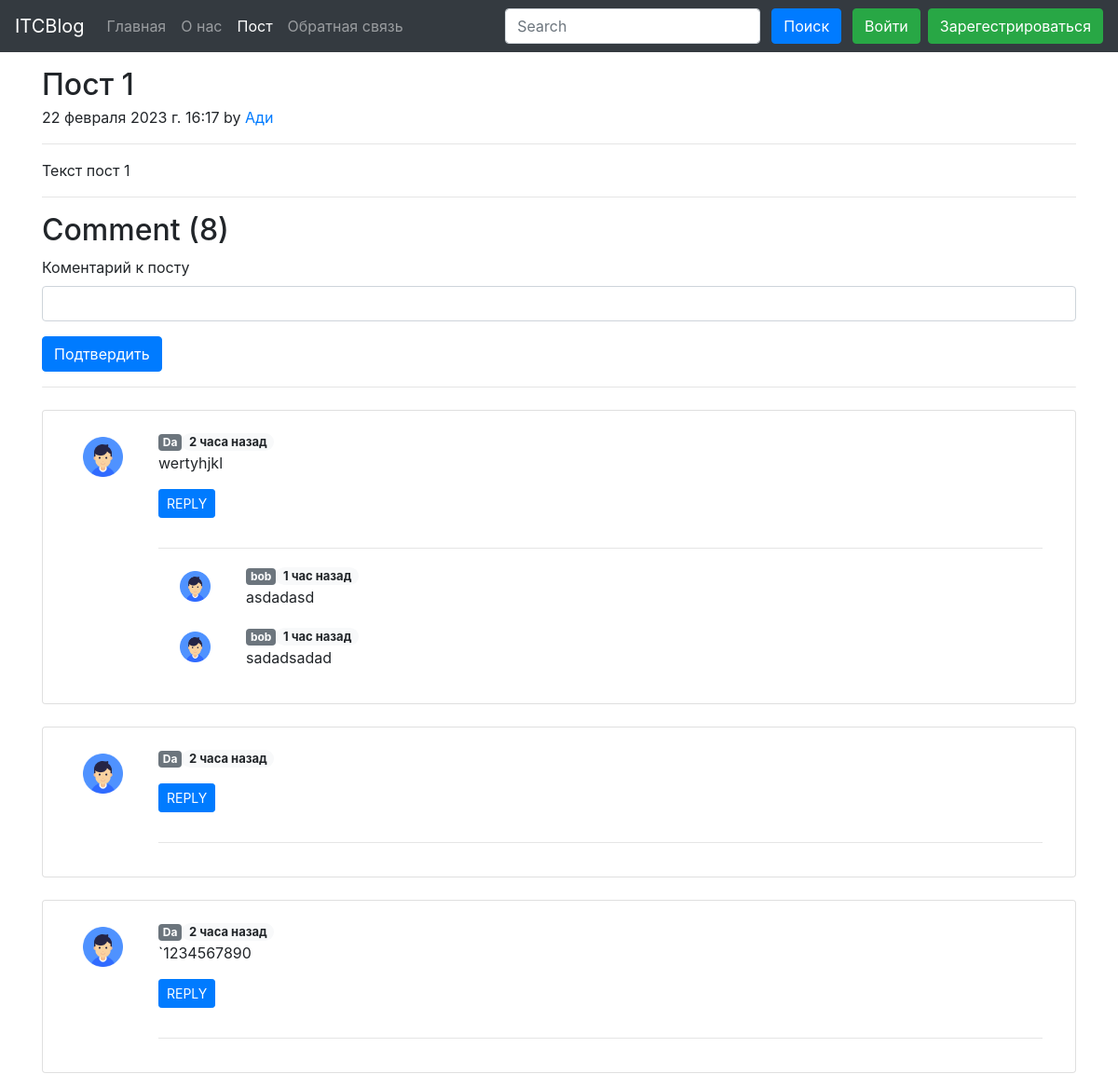
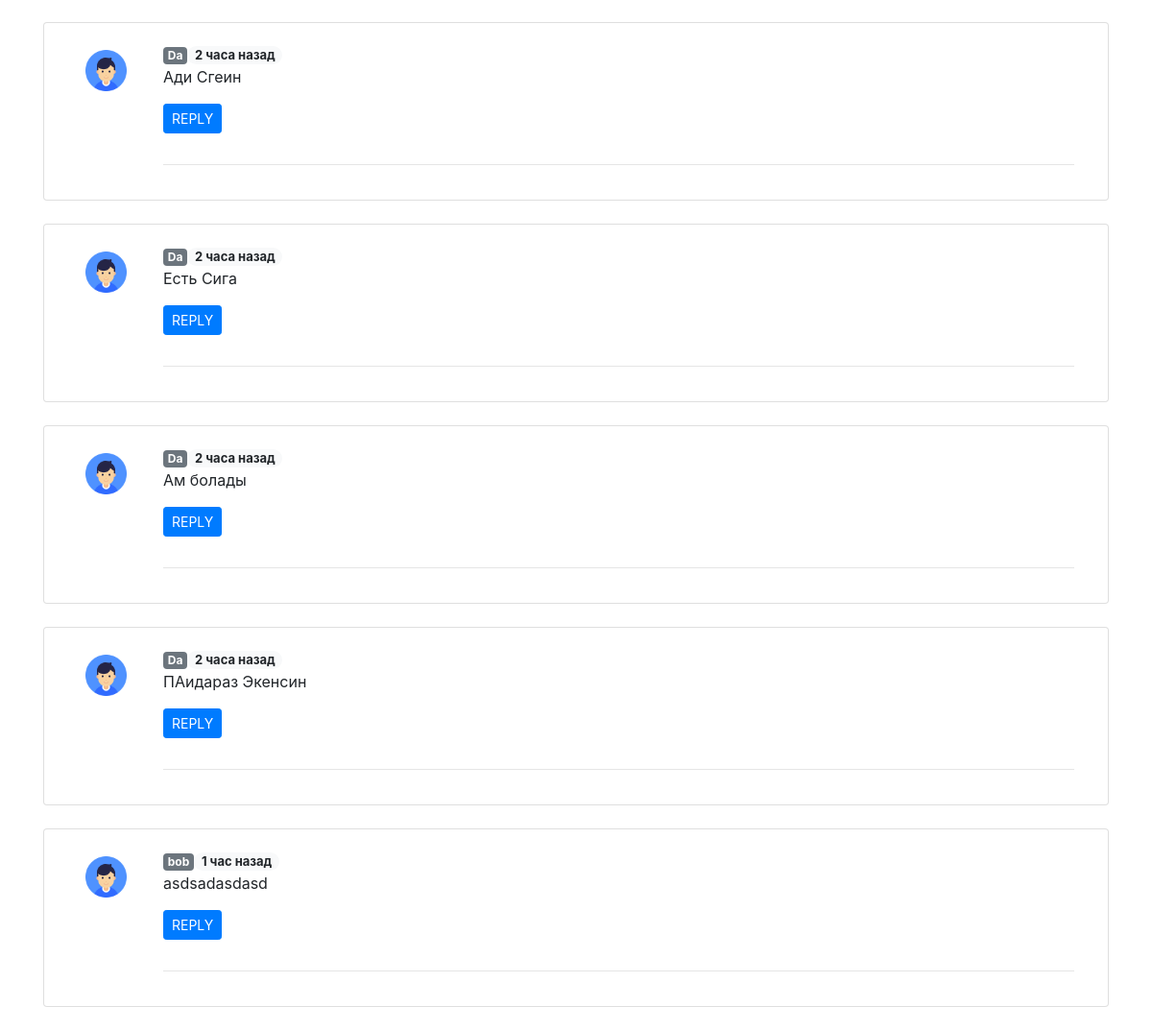
Page /blog/Посты/ on the committed database (2 pictures, top to bottom).
### Blog/models.py (models this page shows, shortened)
class Post(models.Model):
    sno=models.AutoField(primary_key=True)
    title = models.CharField(max_length=100,verbose_name='Заголовок')
    text = models.TextField(verbose_name='Описание')
    author = models.CharField(max_length=30,verbose_name='Автор')
    slug = models.CharField(max_length=300,verbose_name='Слаг')
    timeStamp = models.DateTimeField(default=datetime.now, blank=True,verbose_name='Дата публикации')
    class Meta:
        verbose_name = 'Пост'
        verbose_name_plural = 'Посты'

class BlogComment(models.Model):
    sno = models.AutoField(primary_key=True)
    comment = models.TextField(verbose_name='Комментарий')
    user = models.ForeignKey(User, on_delete=models.CASCADE,verbose_name='Пользователь')
    post = models.ForeignKey(Post, on_delete=models.CASCADE,verbose_name='Пост')
    parent = models.ForeignKey('self', null=True, on_delete=models.CASCADE,verbose_name='Родитель')
    timeStamp = models.DateTimeField(default=now, verbose_name='Дата комментария')
    class Meta:
        verbose_name = 'Комментарий'
        verbose_name_plural = 'Комментарии'

### Blog/views.py (the view)
# urls.py: path('<str:slug>/', views.blogPost, name='blogPost'),
def blogPost(request, slug):
    post = Post.objects.filter(slug=slug)[0]
    comments = BlogComment.objects.filter(post=post,parent=None)
    replies = BlogComment.objects.filter(post=post).exclude(parent = None)
    replyDict = {}
    for reply in replies:
        if reply.parent.sno not in replyDict.keys():
            replyDict[reply.parent.sno] = [reply]
        else:
            replyDict[reply.parent.sno].append(reply)
    context = {
        'post': post,
        'comments': comments,
        'replyDict':replyDict
    }
    return render(request, 'blog/blogPost.html', context=context)

### Blog/templatetags/extras.py (called while the page is built)
@register.filter(name='get_val')
def get_val(dict,key):
    return dict.get(key)

### templates/blog/blogPost.html (shortened to what this page needs)
{% extends 'base.html' %}
{% load humanize %}
{% load static %}
{% load extras %}
{% block activeBlog %}active{% endblock activeBlog %}
{% block body %}
<div class="container my-3">
    <h2 class="blog-post-title mb-1">{{post.title}}</h2>
    <p class="blog-post-meta">{{ post.timeStamp }} by <a href="/about/">{{post.author}}</a></p>
    <hr class="solid">
    <p>{{post.text}}</p>
    <hr class="solid">
</div>
<div class="container">
    <h2>Comment ({{ comments.count }})</h2>
    <form action="/blog/postComment" method="post"> {% csrf_token %}
        <div class="mb-3">
            <label for="comment" class="form-label">Коментарий к посту</label>
            <input name="comment" type="text" class="form-control" id="comment" aria-describedby="text">
        </div>
        <button type="submit" class="btn btn-primary">Подтвердить</button>
    </form>
    <hr class="rounded">
    {% for comment in comments %}
    <div class="card my-4">
        <div class=" card-body row mx-0">
            <div class="col-md-1">
                <img src="{% static 'user.png' %}" class="rounded mx-auto w-100 d-block p-2" alt="...">
            </div>
            <div class="col-md-11">
                {% if comment.user.is_superuser %}
                <span class="badge badge-secondary">{{comment.user.username}}</span><span
                    class="badge badge-pill badge-light" style="font-size:13px;">
                    {{comment.timeStamp | naturaltime}}<img src="{% static 'adminBadge.png' %}"
                        alt="(Admin)"></span><br>{{comment.comment}}
                {% else %}
                <span class="badge badge-secondary">{{comment.user.username}}</span><span
                    class="badge badge-pill badge-light" style="font-size:13px;">
                    {{comment.timeStamp | naturaltime}}</span><br>{{comment.comment}}
                {% endif %}
                <div class="reply mx-0">
                    <a class="btn btn-primary btn-sm my-3" data-toggle="collapse" href="#replyBox{{comment.sno}}"
                        role="button" aria-expanded="false" aria-controls="replyBox{{comment.sno}}">
                        REPLY
                    </a>
                    <div class="replies my-2">
                        <hr class="solid">
                        {% for reply in replyDict|get_val:comment.sno %}
                        <div class="container my-2">
                            <div class="row my-3">
                                <div class="col-md-1">
                                    <img src="{% static 'user.png' %}" class="rounded mx-auto w-100 d-block p-2"
                                        alt="...">
                                </div>
                                <div class="col-md-11">
                                    {% if reply.user.is_superuser %}
                                    <span class="badge badge-secondary">{{reply.user.username}}</span><span
                                        class="badge badge-pill badge-light" style="font-size:13px;">
                                        {{reply.timeStamp | naturaltime}}<img src="{% static 'adminBadge.png' %}"
                                            alt="(Admin)"></span><br>{{reply.comment}}
                                    {% else %}
                                    <span class="badge badge-secondary">{{reply.user.username}}</span><span
                                        class="badge badge-pill badge-light" style="font-size:13px;">
                                        {{reply.timeStamp | naturaltime}}</span><br>{{reply.comment}}
                                    {% endif %}
                                </div>
                            </div>
                        </div>
                        {% endfor %}
                    </div>
                </div>
            </div>
        </div>
    </div>
    {% endfor %}
</div>
{% endblock body %}

### templates/base.html (shortened to what this page needs)
<!doctype html>
<html lang="en">
<head>
    <link rel="stylesheet" href="https://stackpath.bootstrapcdn.com/bootstrap/4.3.1/css/bootstrap.min.css">
</head>
<body>
    <nav class="navbar navbar-expand-lg navbar-dark bg-dark">
        <a class="navbar-brand" href="/">ITCBlog</a>
        <div class="collapse navbar-collapse" id="navbarSupportedContent">
            <ul class="navbar-nav mr-auto">
                <li class="nav-item {% block activeHome %}{% endblock activeHome %}">
                    <a class="nav-link" href="/">Главная <span class="sr-only">(current)</span></a>
                </li>
                <li class="nav-item {% block activeAbout %}{% endblock activeAbout %}">
                    <a class="nav-link" href="/about">О нас</a>
                </li>
                <li class="nav-item {% block activeBlog %}{% endblock activeBlog %}">
                    <a class="nav-link" href="/blog">Пост</a>
                </li>
                <li class="nav-item {% block activeContact %}{% endblock activeContact %}">
                    <a class="nav-link" href="/contact">Обратная связь</a>
                </li>
            </ul>
            <form method="get" action="/search" class="form-inline my-2 my-lg-0">
                <input name="query" id="query" class="form-control mr-sm-2" type="search" placeholder="Search"
                    aria-label="Search">
                <button class="btn btn-primary my-2 mx-1 my-sm-0" type="submit">Поиск</button>
                {% if user.is_authenticated %}
                <div class="btn-group">
                    <button type="button" class="btn btn-primary dropdown-toggle mx-2" data-toggle="dropdown" aria-haspopup="true" aria-expanded="false">
                      Привет {{user.username}}
                    </button>
                    <div class="dropdown-menu">
                      <a class="dropdown-item" href="/logout/">Выход</a>
                    </div>
                  </div>
                {% else %}
                <button type="button" class="btn btn-success mx-2" data-toggle="modal" data-target="#signinModal">
                    Войти
                </button>
                <button type="button" class="btn btn-success" data-toggle="modal" data-target="#signupModal">
                    Зарегестрироваться
                </button>
                {% endif %}
            </form>
        </div>
    </nav>
    {% block body %}{% endblock body %}
</body>
</html>

### rows in the picture
Post: title "Пост 1", timeStamp "22 февраля 2023 г. 16:17", author "Ади", text "Текст пост 1"
BlogComment: user.username "Da", timeStamp "2 часа назад", comment "wertyhjkl"
BlogComment: user.username "bob", timeStamp "1 час назад", comment "asdadasd"
BlogComment: user.username "bob", timeStamp "1 час назад", comment "sadadsadad"
BlogComment: user.username "Da", timeStamp "2 часа назад"
BlogComment: user.username "Da", timeStamp "2 часа назад", comment "`1234567890"
BlogComment: user.username "Da", timeStamp "2 часа назад", comment "Ади Сгеин"
BlogComment: user.username "Da", timeStamp "2 часа назад", comment "Есть Сига"
BlogComment: user.username "Da", timeStamp "2 часа назад", comment "Ам болады"
BlogComment: user.username "Da", timeStamp "2 часа назад", comment "ПАидараз Экенсин"
BlogComment: user.username "bob", timeStamp "1 час назад", comment "asdsadasdasd"

### other values in the picture
{{ comments.count }} "8"
